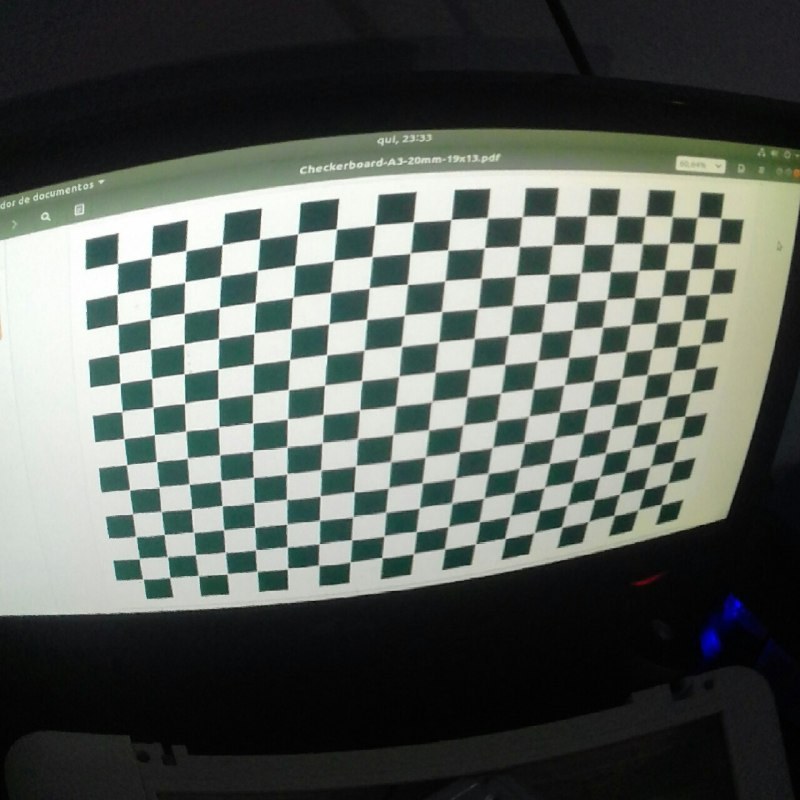
#> input picture vss2019-master/checkerboard_pattern/photo5131877747512158225.jpg, 800 x 800 px; its folder holds only this picture in this run
$ python CalibrateUndistortWithArg.py ../checkerboard_pattern/photo5131877747512158225.jpg
#> lines starting #> are read from the running program, lines starting #| are printed output that depends on the picture; after the words box and inside, x2 and y2 are one past the last pixel; in counts of white or black regions, pixels touching at a corner belong together; long printed decimals are rounded
'''
 Based on the following tutorial:
   http://docs.opencv.org/3.0-beta/doc/py_tutorials/py_calib3d/py_calibration/py_calibration.html
'''

import numpy as np
import cv2
import glob
import sys

# Aqui eu defino o tamanho do tabuleiro usadopara calibração.
# Determinado pelos pontos onde dois quadrados pretos se tocam
linhas = 19
colunas = 13

# Aqui defino o critério de parada pro algoritmo dos sub-pixels dos cantos.
criterio = (cv2.TERM_CRITERIA_MAX_ITER + cv2.TERM_CRITERIA_EPS, 30, 0.001)

# Aqui preparo os pontos que representarão osn cantos detectados pelo algoritmo de SHI-Tomasi
# e refinados a nível de sub-pixel. Chamados de object points, são coordenadas:
# (0,0,0), (1,0,0), (2,0,0), ..., (18,12,0). Se soubermos o tamanho de cada quadrado
# no mundo real, podemos mudar a unidade desses pontos para a distancia real entre eles.
# Eles são os mesmos pra todas as imagens
objectPoints = np.zeros((linhas * colunas, 3), np.float32)
objectPoints[:, :2] = np.mgrid[0:linhas, 0:colunas].T.reshape(-1, 2)

# Create the arrays to store the object points and the image points
objectPointsArray = []
imgPointsArray = []

images = glob.glob('/home/gabriel/Downloads/VSSS/vss2019-master/checkerboard_pattern/*.jpg')

# Loop over the image files
for path in images:
  print(path)
  # Load the image and convert it to gray scale
  img = cv2.imread(path)
#> img is the input picture: shape (800, 800, 3); mean B, G, R 89.7, 95, 88.6
  gray = cv2.cvtColor(img, cv2.COLOR_BGR2GRAY)
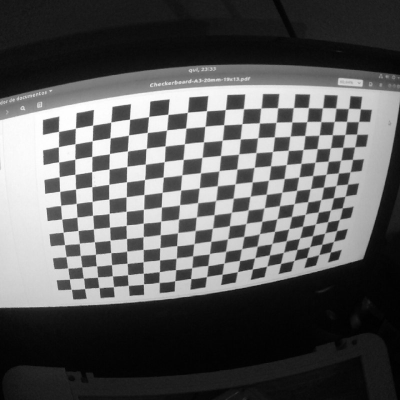
#> gray: shape (800, 800) (shown at 1/2 size); min 0, max 255, mean 92.5


  # Aqui chamo a função que encontra os cantos na imagem capturada.
  ret, corners = cv2.findChessboardCorners(gray, (linhas, colunas), None)
#> ret = True; corners = 247 rows, first 8: [117.5, 263.3], [151.4, 256.7], [185.7, 250.7], [222.1, 244.5], [259.4, 238.8], [297.5, 233.9], [336.4, 229.1], [374.8, 225.1]

  # Make sure the chess board pattern was found in the image
  if ret:
    # Refine the corner position
    corners = cv2.cornerSubPix(gray, corners, (11, 11), (-1, -1), criterio)
#> corners = 247 rows, first 8: [117.5, 263.4], [151.4, 256.7], [185.8, 250.7], [222.1, 244.7], [259.6, 239], [297.8, 233.5], [336.3, 229], [375.1, 225]

    # Add the object points and the image points to the arrays
    objectPointsArray.append(objectPoints)
    imgPointsArray.append(corners)

    # Draw the corners on the image
    cv2.drawChessboardCorners(img, (linhas, colunas), corners, ret)
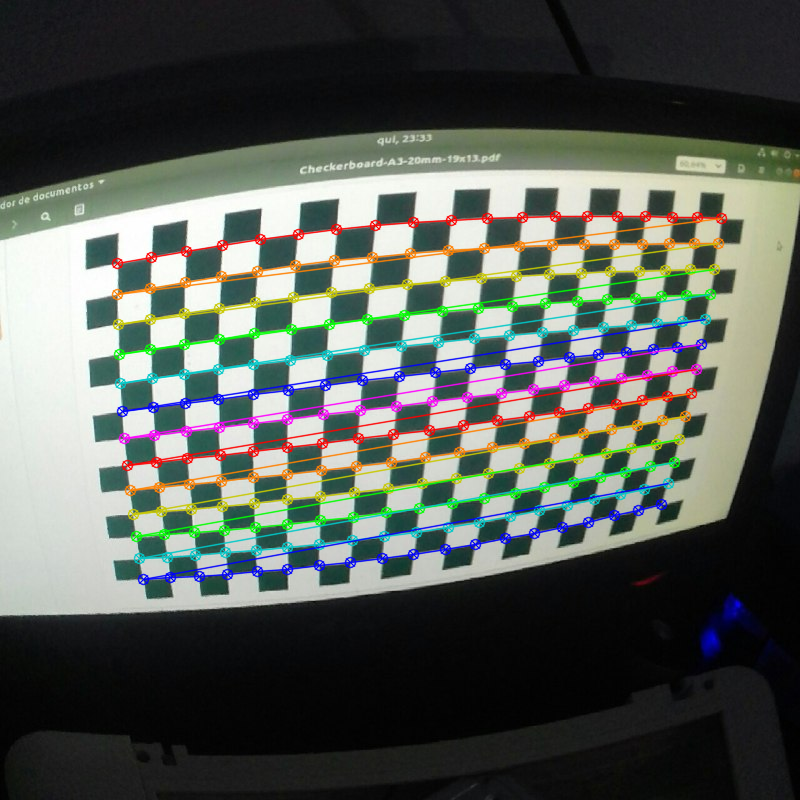
#> img: shape (800, 800, 3); 8.88% of pixels changed, all inside (x1, y1, x2, y2) = (111, 210, 728, 586)

    # Display the image
    cv2.imshow('Tabuleiro', img)
    cv2.waitKey(500)

# Calibrate the camera and save the results
ret, mtx, dist, rvecs, tvecs = cv2.calibrateCamera(objectPointsArray, imgPointsArray, gray.shape[::-1], None, None)
#> ret = 0.208; mtx = [[1443.1, 0, 402.6], [0, 1438.7, 401.6], [0, 0, 1]]; dist = [[-3.1, 21.45, -0.000739, 0.000354, -81.6]]; rvecs = ([0.688, -0.292, -0.023],); tvecs = ([-7.4, -3.6, 32.49],)
np.savez('../data/calib.npz', mtx=mtx, dist=dist, rvecs=rvecs, tvecs=tvecs)

# Print the camera calibration error
error = 0

for i in range(len(objectPointsArray)):
  imgPoints, _ = cv2.projectPoints(objectPointsArray[i], rvecs[i], tvecs[i], mtx, dist)
  error += cv2.norm(imgPointsArray[i], imgPoints, cv2.NORM_L2) / len(imgPoints)
#> this loop made 1 pass
#> error on pass 1: 0.0133
#> after the loop, error = 0.0133

print("Total error: ", error / len(objectPointsArray))
#| Total error:  0.01327

# Load one of the test images
img = cv2.imread(sys.argv[1])
h, w = img.shape[:2]

# Obtain the new camera matrix and undistort the image
newCameraMtx, roi = cv2.getOptimalNewCameraMatrix(mtx, dist, (w, h), 1, (w, h))
#> newCameraMtx = [[483.7, 0, 402], [0, 241.1, 405.2], [0, 0, 1]]; roi = (267, 338, 268, 134)
undistortedImg = cv2.undistort(img, mtx, dist, None, newCameraMtx)
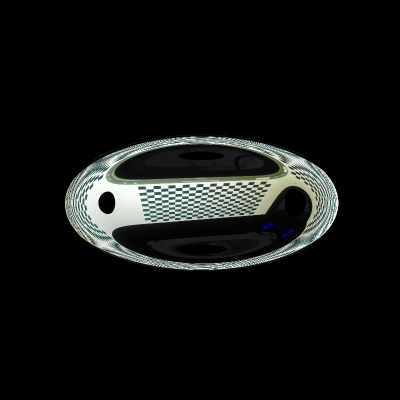
#> undistortedImg: shape (800, 800, 3) (shown at 1/2 size); mean B, G, R 17.2, 18.2, 17

# Crop the undistorted image
# x, y, w, h = roi
# undistortedImg = undistortedImg[y:y + h, x:x + w]

# Display the final result
cv2.imshow('Tabuleiro', np.hstack((img, undistortedImg)))
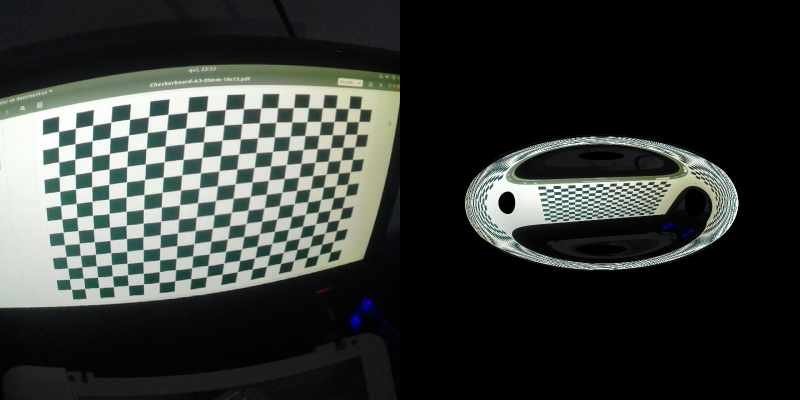
#> window 'Tabuleiro': shape (800, 1600, 3) (shown at 1/2 size); mean B, G, R 53.5, 56.6, 52.8
cv2.waitKey(0)
cv2.destroyAllWindows()

$ run again, on vss2019-master/checkerboard_pattern/photo5131877747512158229.jpg
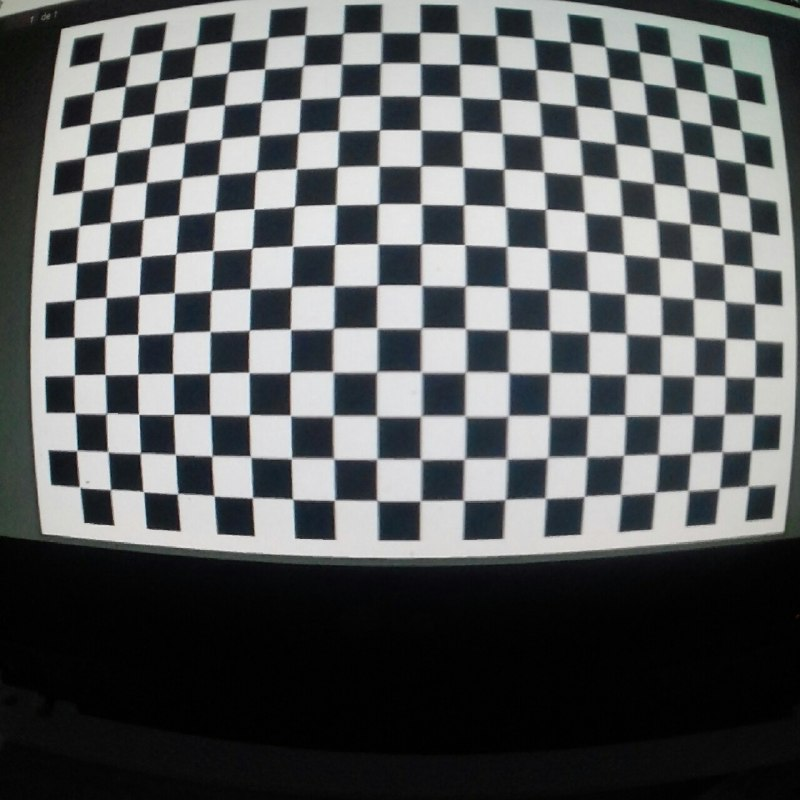
#> input picture vss2019-master/checkerboard_pattern/photo5131877747512158229.jpg, 800 x 800 px
#> img is the input picture: shape (800, 800, 3); mean B, G, R 95.2, 94.1, 91.5
#> `ret, corners = cv2.findChessboardCorners(gray, (linhas, colunas), None)`: ret = True; corners = 247 rows, first 8: [98.8, 60.79], [129.7, 55.47], [162, 50.01], [196.3, 45.62], [230.8, 41.26], [268.2, 37.47], [304.8, 34.61], [343.5, 33.1]
#> `corners = cv2.cornerSubPix(gray, corners, (11, 11), (-1, -1), criterio)`: corners = 247 rows, first 8: [99.01, 61.11], [129.9, 55.59], [162.2, 50.38], [196.3, 45.65], [231, 41.42], [267.9, 37.9], [305.1, 34.84], [343.1, 33.29]
#> `cv2.drawChessboardCorners(img, (linhas, colunas), corners, ret)`:
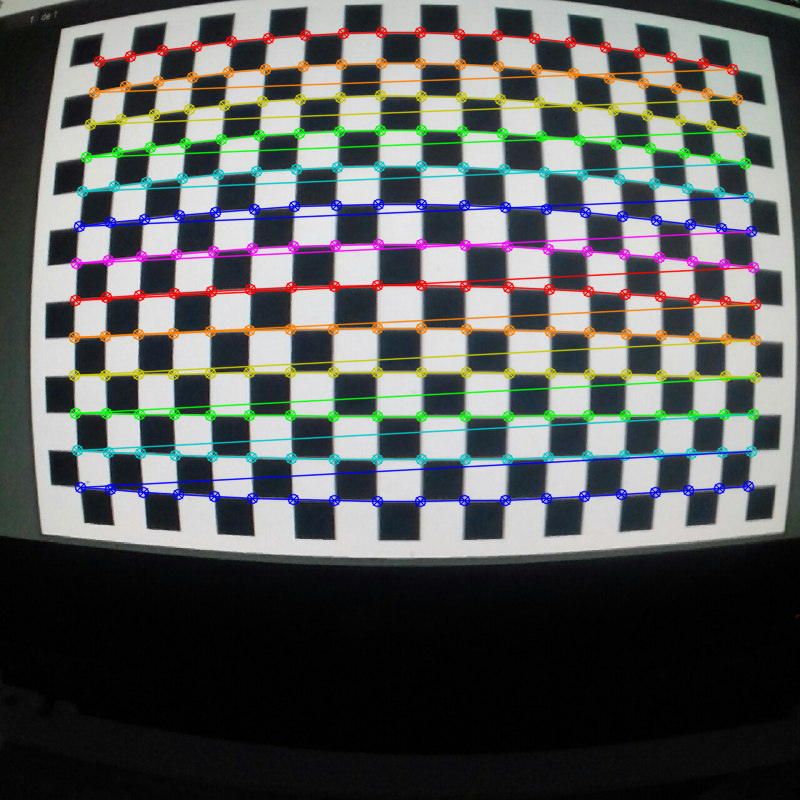
#> img: shape (800, 800, 3); 10.46% of pixels changed, all inside (x1, y1, x2, y2) = (68, 26, 762, 508)
#> `ret, mtx, dist, rvecs, tvecs = cv2.calibrateCamera(objectPointsArray, ..`: ret = 0.327; mtx = [[1584.3, 0, 402.8], [0, 1587.8, 400.5], [0, 0, 1]]; dist = [[-3.22, 17.48, -0.000279, -0.00031, -45.83]]; rvecs = ([0.171, -0.00797, 0.00268],); tvecs = ([-8.55, -9.52, 34.2],)
#> the loop `for i in range(len(objectPointsArray)):` made 1 pass
#> error on pass 1: 0.0208
#> after the loop `for i in range(len(objectPointsArray)):`: error = 0.0208
#| Total error:  0.02082
#> newCameraMtx = [[1097.4, 0, 407.3], [0, 1095, 401.5], [0, 0, 1]]; roi = (128, 125, 553, 551)
#> `cv2.imshow('Tabuleiro', np.hstack((img, undistortedImg)))`:
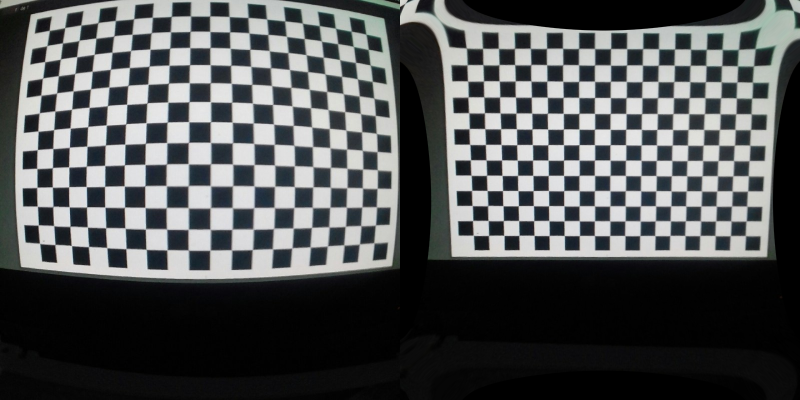
#> window 'Tabuleiro': shape (800, 1600, 3) (shown at 1/2 size); mean B, G, R 84.7, 84, 81.6

$ run again, on vss2019-master/checkerboard_pattern/photo5132028075662485486.jpg
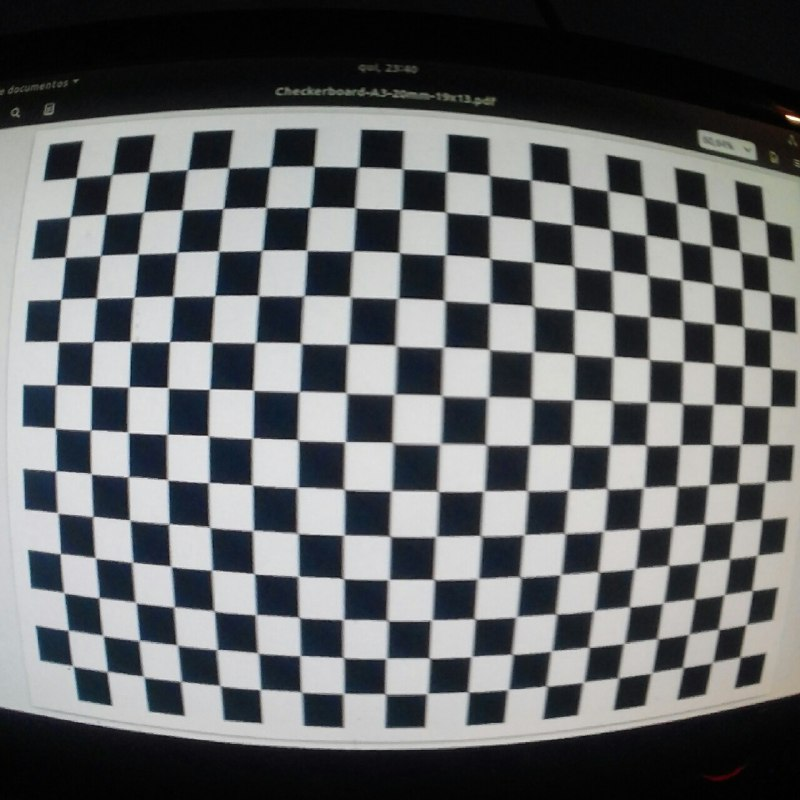
#> input picture vss2019-master/checkerboard_pattern/photo5132028075662485486.jpg, 800 x 800 px
#> img is the input picture: shape (800, 800, 3); mean B, G, R 105.1, 103.4, 101.1
#> `ret, corners = cv2.findChessboardCorners(gray, (linhas, colunas), None)`: ret = True; corners = 247 rows, first 8: [76.37, 177.6], [111.8, 174.4], [148.9, 172.3], [188, 169.3], [228.3, 167.6], [269.8, 167.1], [314.3, 166.6], [359.4, 166.8]
#> `corners = cv2.cornerSubPix(gray, corners, (11, 11), (-1, -1), criterio)`: corners = 247 rows, first 8: [76.25, 177.7], [111.7, 174.7], [148.9, 172], [187.6, 169.5], [228.4, 167.9], [270.3, 166.6], [313.9, 166.3], [358.2, 167]
#> `cv2.drawChessboardCorners(img, (linhas, colunas), corners, ret)`:
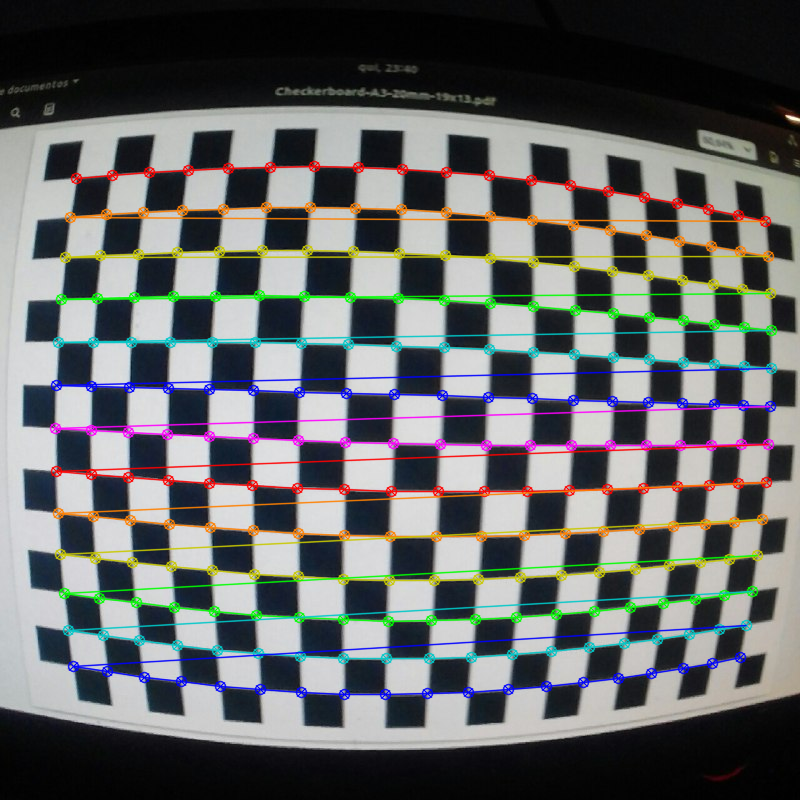
#> img: shape (800, 800, 3); 10.72% of pixels changed, all inside (x1, y1, x2, y2) = (49, 160, 778, 701)
#> `ret, mtx, dist, rvecs, tvecs = cv2.calibrateCamera(objectPointsArray, ..`: ret = 0.248; mtx = [[1587.9, 0, 402.5], [0, 1591.2, 400.2], [0, 0, 1]]; dist = [[-3.46, 22.42, -0.00156, -0.00111, -73.56]]; rvecs = ([0.026, -0.191, 0.0309],); tvecs = ([-7.85, -5.34, 31.1],)
#> the loop `for i in range(len(objectPointsArray)):` made 1 pass
#> error on pass 1: 0.0158
#> after the loop `for i in range(len(objectPointsArray)):`: error = 0.0158
#| Total error:  0.01576
#> newCameraMtx = [[1205.2, 0, 403.7], [0, 1208.2, 399.2], [0, 0, 1]]; roi = (98, 95, 606, 607)
#> `cv2.imshow('Tabuleiro', np.hstack((img, undistortedImg)))`:
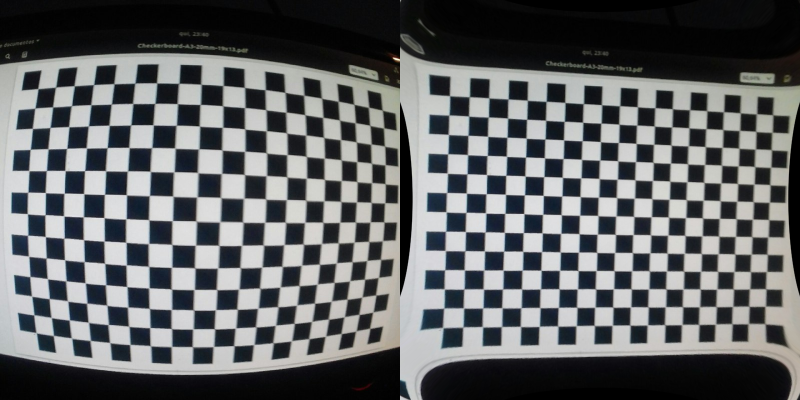
#> window 'Tabuleiro': shape (800, 1600, 3) (shown at 1/2 size); mean B, G, R 101.7, 100.2, 98.1
